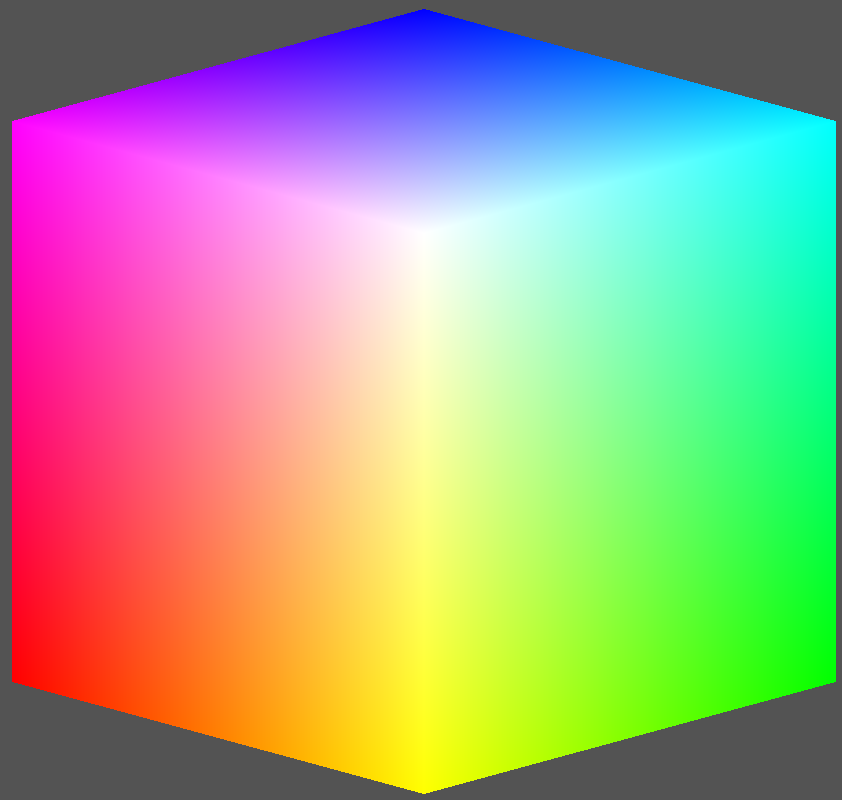
#> input picture db/rgbcube_kBKG.png, 842 x 800 px
$ jupyter execute 28-11-19.ipynb
#> lines starting #> are read from the running program, lines starting #| are printed output that depends on the picture
## Tasks
###1 - Load a color image and visualize each channel separately.  Eg: 'baboon.png', 'chips.png', 'rgbcube_kbkg.png'
###2 - Convert Between color spaces and Visualize each channel separately.
    NTSC (BGR2YCrCb)
    HSV  (BGR2HSV)
    CMYK

[cell 1]
import cv2
import matplotlib.pyplot as plt
import numpy as np

[cell 2]
def visualizeChannels(img, colors):
    for i, col in enumerate(colors):
        plt.subplot(1,len(colors),i+1)
        plt.title(col)
        plt.imshow(img[:,:,i], cmap='gray')
    plt.show()

def bgr_to_cmyk(img):
    b, g, r = cv2.split(img)
    C = 255 - r
    M = 255 - g
    Y = 255 - b
    K = np.minimum(C,M,Y)
    return cv2.merge((C, M, Y, K))

#Task 1

[cell 3]
PATH = '../db/'
listimgs = ['rgbcube_kBKG.png', 'baboon.png', 'chips.png']
for curr in listimgs:
    currImg = cv2.imread('../db/' + curr, cv2.IMREAD_COLOR)
#> currImg is the input picture: shape (800, 842, 3); mean B, G, R 137.1, 163.4, 163.4
    colors = ['Blue','Green','Red']
    visualizeChannels(currImg, colors)
#> pass 2 of the loop `for curr in listimgs:`:
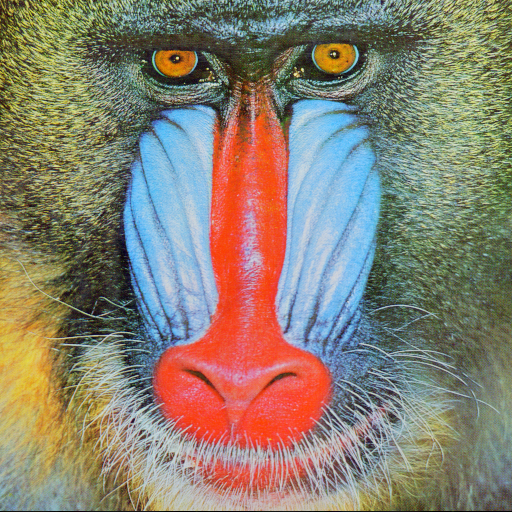
#> input picture db/baboon.png, 512 x 512 px
#> currImg is the input picture: shape (512, 512, 3); mean B, G, R 113.1, 128.9, 137.4
#> pass 3 of the loop `for curr in listimgs:`:
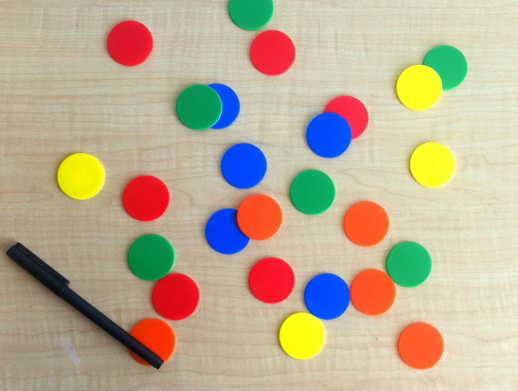
#> input picture db/chips.png, 518 x 391 px
#> currImg is the input picture: shape (391, 518, 3); mean B, G, R 148.1, 173.3, 188.3

#Task 2

[cell 4]
PATH = '../db/'
listimgs = ['rgbcube_kBKG.png', 'baboon.png', 'chips.png']
for curr in listimgs:

    imgBGR = cv2.imread('../db/' + curr, cv2.IMREAD_COLOR)
    BGR = ['Blue','Green','Red']
    visualizeChannels(imgBGR, BGR)

    imgHSV = cv2.cvtColor(imgBGR, cv2.COLOR_BGR2HSV)
#> imgHSV: shape (800, 842, 3); mean H, S, V 67.4, 139.9, 224.6
    HSV = ['Hue', 'Sat', 'Br']
    visualizeChannels(imgHSV, HSV)

    imgNTSC = cv2.cvtColor(imgBGR, cv2.COLOR_BGR2HSV)
    NTSC = ['Y', 'Cr', 'Cb']
    visualizeChannels(imgNTSC, NTSC)
#> in visualizeChannels (call 6), `plt.show()`:
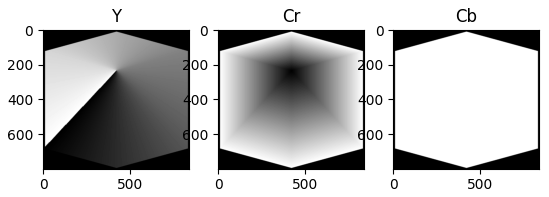
#> figure drawn by matplotlib, 3 panels

    imgCMYK = bgr_to_cmyk(imgBGR)
#> in bgr_to_cmyk, `b, g, r = cv2.split(img)`:
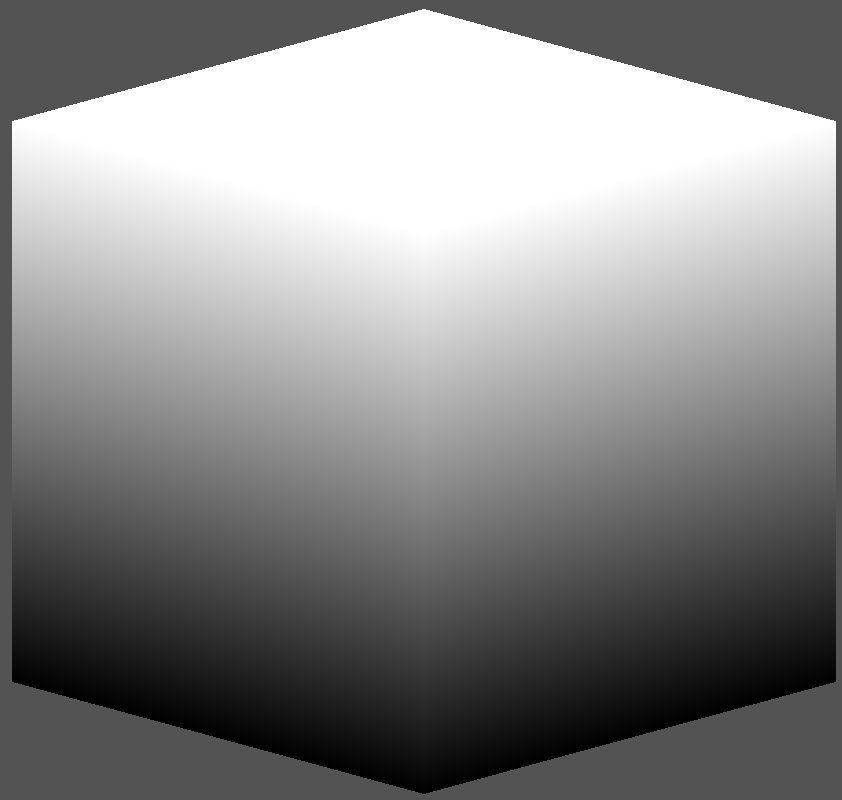
#> b: shape (800, 842); min 0, max 255, mean 137.1
#> in bgr_to_cmyk, `b, g, r = cv2.split(img)`:
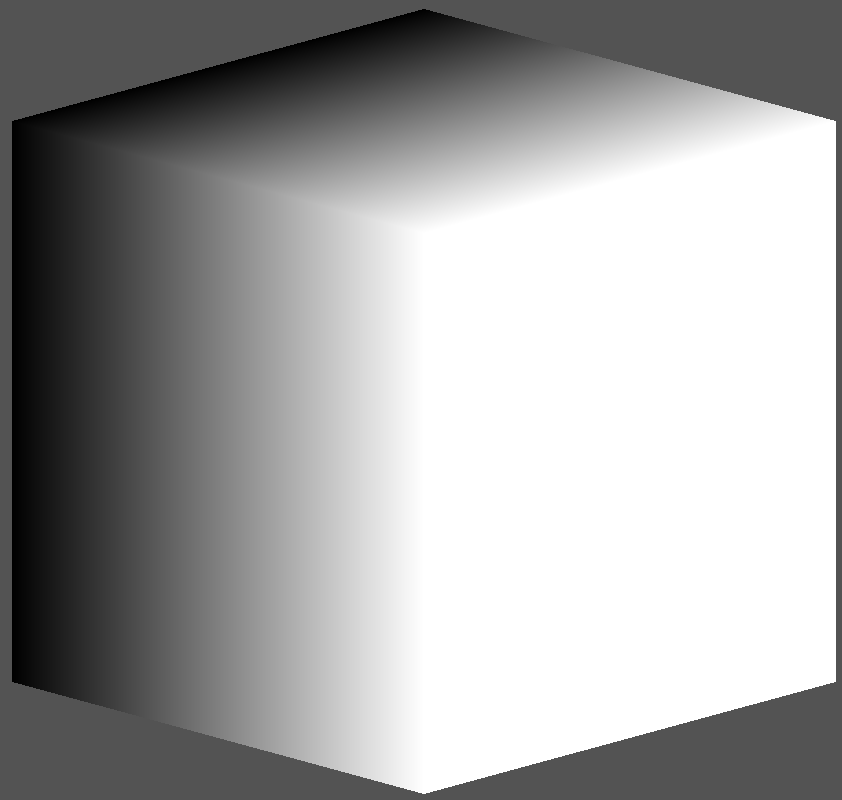
#> g: shape (800, 842); min 0, max 255, mean 163.4
#> in bgr_to_cmyk, `b, g, r = cv2.split(img)`:
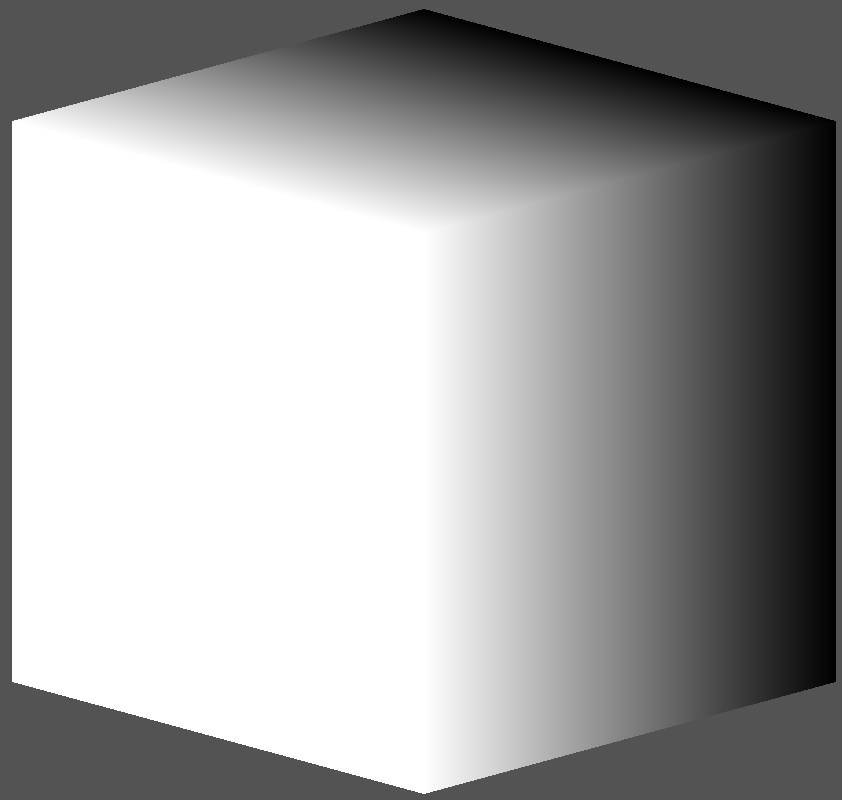
#> r: shape (800, 842); min 0, max 255, mean 163.4
#> in bgr_to_cmyk, `Y = 255 - b`:
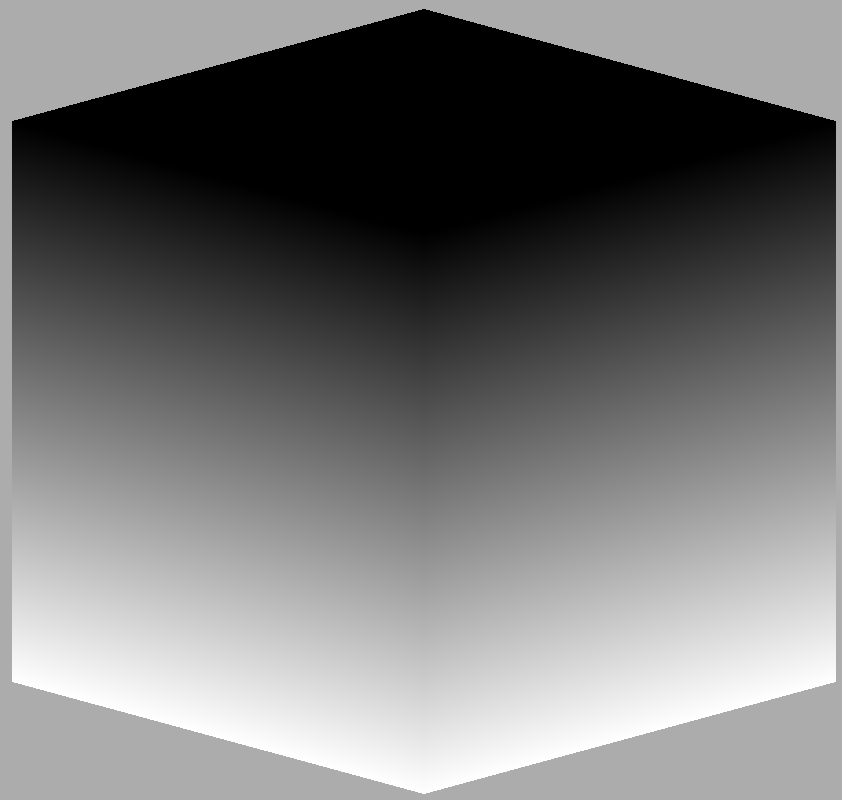
#> Y: shape (800, 842); min 0, max 255, mean 117.9
#> in bgr_to_cmyk, `K = np.minimum(C,M,Y)`:
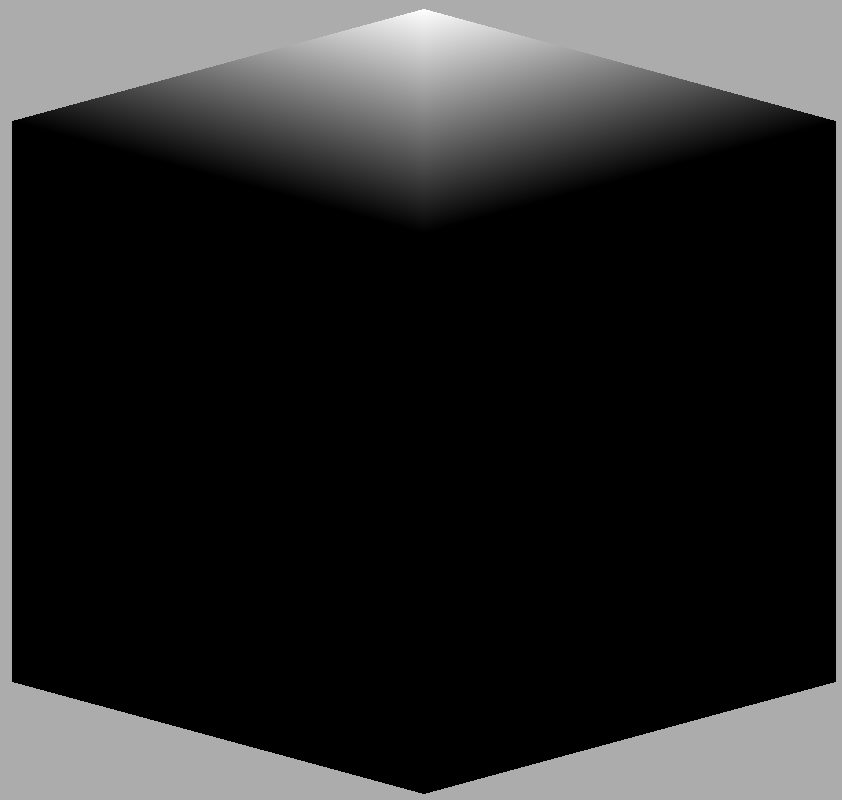
#> K: shape (800, 842); min 0, max 255, mean 42.1
#> in bgr_to_cmyk, `return cv2.merge((C, M, Y, K))`:
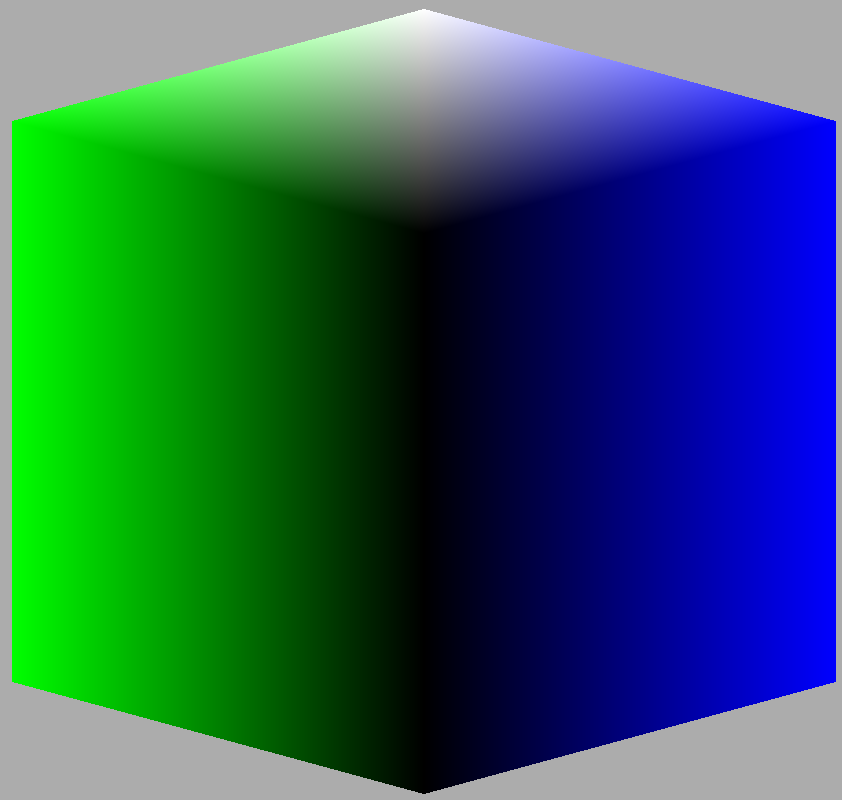
#> returned value: shape (800, 842, 4); mean of channels 0, 1, 2, 3 91.6, 91.6, 42.1, 42.1; drawn as B, G, R
    CMYK = ['Cyan', 'Magenta', 'Yellow', 'Black']
    visualizeChannels(imgCMYK, CMYK)
#> pass 2 of the loop `for curr in listimgs:`:
#> imgHSV: shape (512, 512, 3); mean H, S, V 60.4, 96, 159.4
#> b: shape (512, 512)
#> g: shape (512, 512)
#> r: shape (512, 512)
#> C: shape (512, 512)
#> M: shape (512, 512)
#> in bgr_to_cmyk (call 2), `Y = 255 - b`:
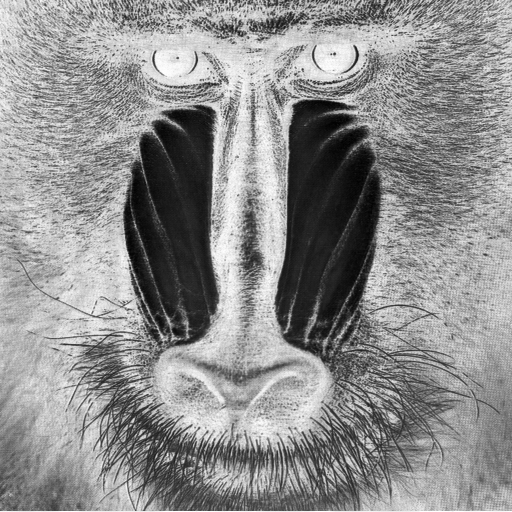
#> Y: shape (512, 512); min 0, max 255, mean 141.9
#> K: shape (512, 512)
#> in bgr_to_cmyk (call 2), `return cv2.merge((C, M, Y, K))`:
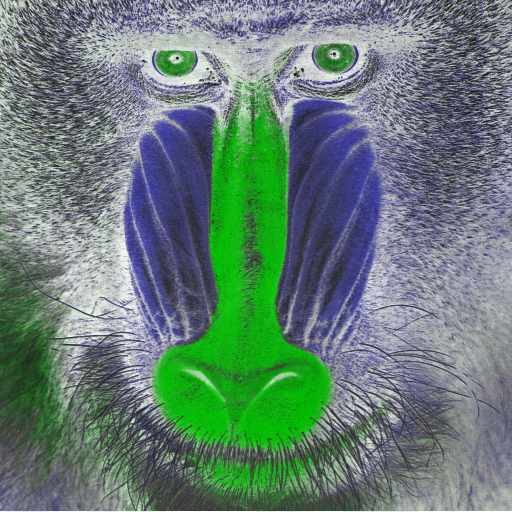
#> returned value: shape (512, 512, 4); mean of channels 0, 1, 2, 3 117.6, 126.1, 102.4, 102.4; drawn as B, G, R
#> pass 3 of the loop `for curr in listimgs:`:
#> imgHSV: shape (391, 518, 3); mean H, S, V 36, 83.3, 203.9
#> b: shape (391, 518)
#> g: shape (391, 518)
#> r: shape (391, 518)
#> C: shape (391, 518)
#> M: shape (391, 518)
#> in bgr_to_cmyk (call 3), `Y = 255 - b`:
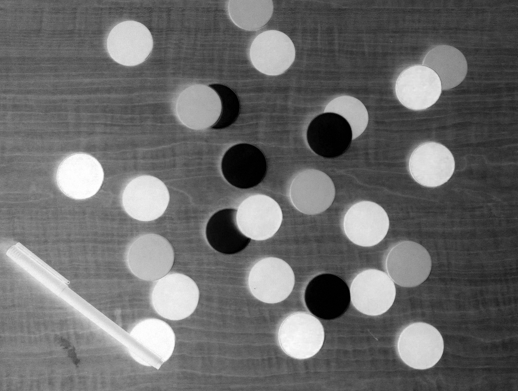
#> Y: shape (391, 518); min 0, max 255, mean 106.9
#> K: shape (391, 518)
#> in bgr_to_cmyk (call 3), `return cv2.merge((C, M, Y, K))`:
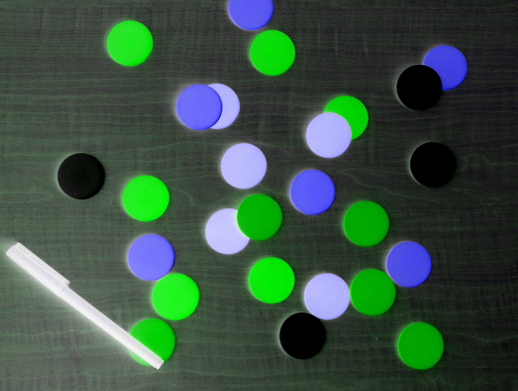
#> returned value: shape (391, 518, 4); mean of channels 0, 1, 2, 3 66.7, 81.7, 57.3, 57.3; drawn as B, G, R
